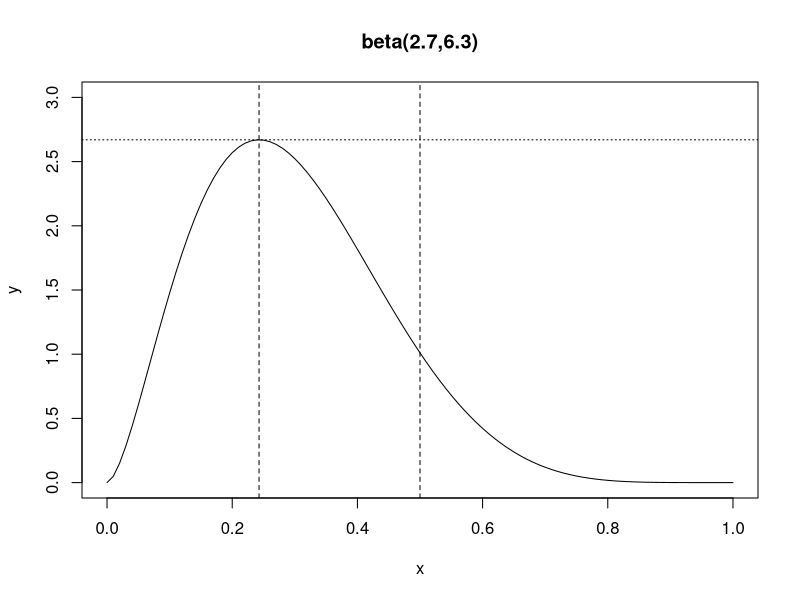
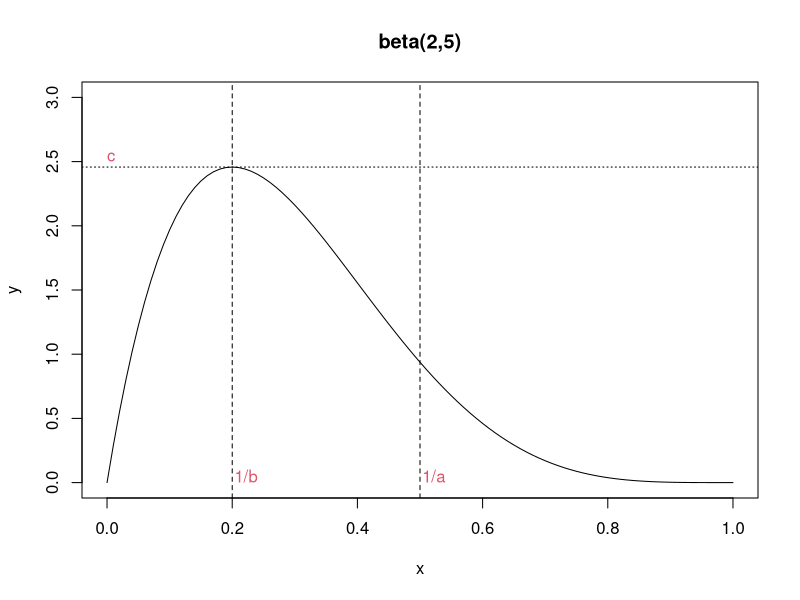
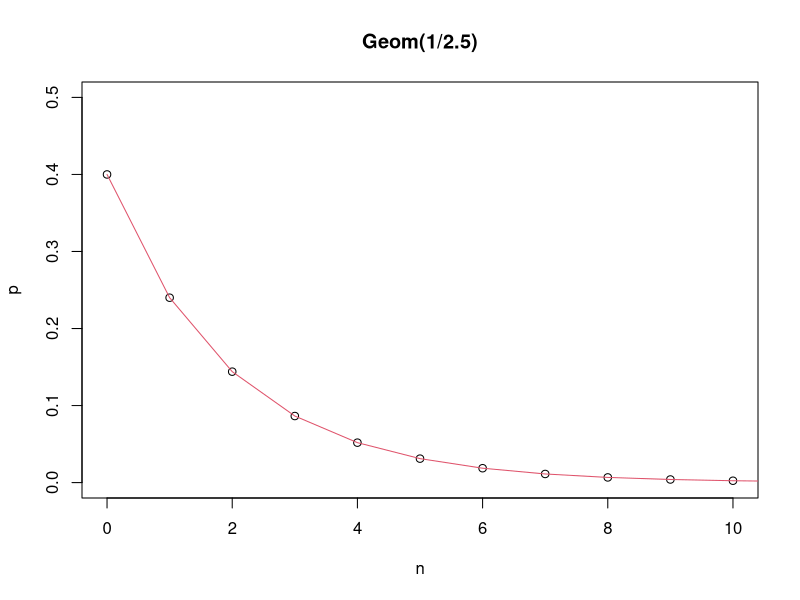

These figures' R source, in order:
## ---- chunk 1
cuckoo_egg <- c(22.0, 23.9, 20.9, 23.8, 25.0, 24.0, 21.7, 23.8, 22.8, 23.1, 23.1, 23.5, 23.0, 23.0)
max(cuckoo_egg)
mean(log(max(cuckoo_egg))-log(cuckoo_egg))^(-1)
## ---- chunk 2
plot(c(0,1), c(0,3), type = "n",main="beta(2.7,6.3)",xlab ="x", ylab ="y")
curve(dbeta(x,2.7,6.3, ncp = 0, log = FALSE),0,1,add =T)
abline(h=dbeta((2.7-1)/(2.7+6.3-2),2.7,6.3, ncp = 0, log = FALSE),lty=3)
abline(v=(2.7-1)/(2.7+6.3-2),lty=2);abline(v=0.5,lty=2)

plot(c(0,1), c(0,3), type = "n",main="beta(2,5)",xlab ="x", ylab ="y")
curve(dbeta(x,2,5, ncp = 0, log = FALSE),0,1,add =T)
abline(h=dbeta((2-1)/(2+5-2),2,5, ncp = 0, log = FALSE),lty=3);text(0,2.5, "c", col = 2, adj = c(0,0))
abline(v=(2-1)/(2+5-2),lty=2);text(0.2,0, "1/b", col = 2, adj = c(-.1,0));abline(v=1/2,lty=2);text(0.5,0, "1/a", col = 2, adj = c(-.1,0))

plot(c(0,10), c(0,0.5), type = "n",main="Geom(1/2.5)",xlab ="n", ylab ="p")
points(c(0:20),dgeom(c(0:20), 1/2.5, log = FALSE))
lines(c(0:20), dgeom(c(0:20), 1/2.5, log = FALSE), col = 2)
## ---- chunk 3
dbeta(0.2428571,2.7,6.3, ncp = 0, log = FALSE)
qbeta(1/2.669744,2.7,6.3, ncp = 0, lower.tail = TRUE, log.p = FALSE)
1-pbeta(1/2.669744,2.7,6.3, ncp = 0, lower.tail = TRUE, log.p = FALSE)

dbeta(0.3291,2,5, ncp = 0, log = FALSE)
qbeta(1/2,2,5, ncp = 0, lower.tail = TRUE, log.p = FALSE)
pbeta(1/2,2,5, ncp = 0, lower.tail = TRUE, log.p = FALSE)
